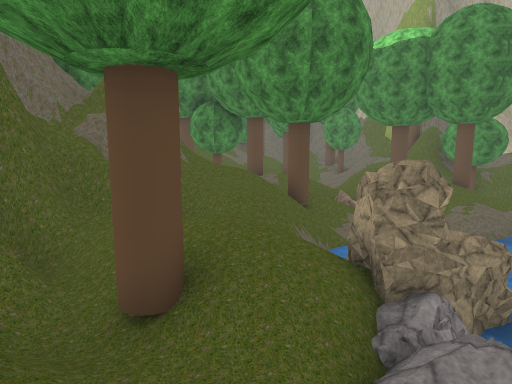
view 1 (above)

21 first-person views from a walk through a 3-D level made in the Unity game engine. The camera is 1.3 m above the floor, tilts 8° down and sees 75° across. The floor is counted in squares, 1.33 m on a side. Each view is taken from the middle of a square. On the plan, view 1 faces up. The plan holds only what a view shows up to about 12 squares ahead; the rest is blank. The place goes on beyond the plan. Some trees and plants on the terrain are drawn as simple stand-ins. The player character is not drawn. Some surface patterns are stand-ins.

view 2
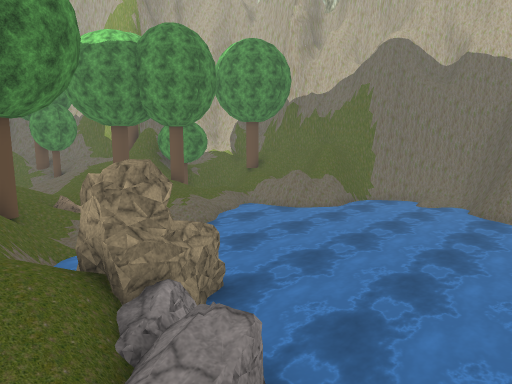

view 3
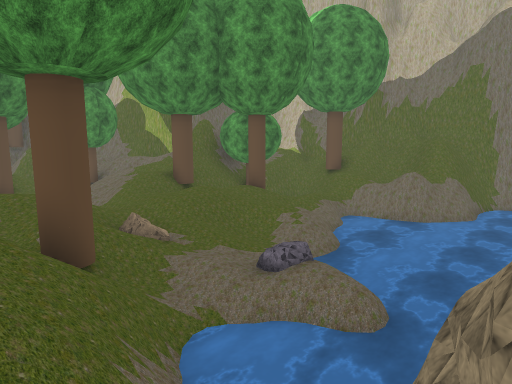

view 4
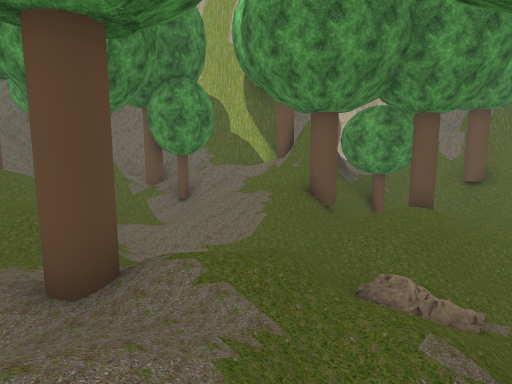

view 5
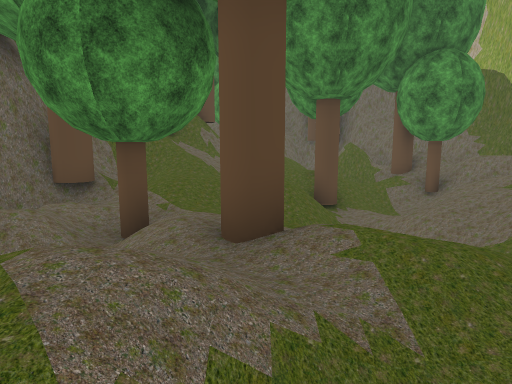

view 6
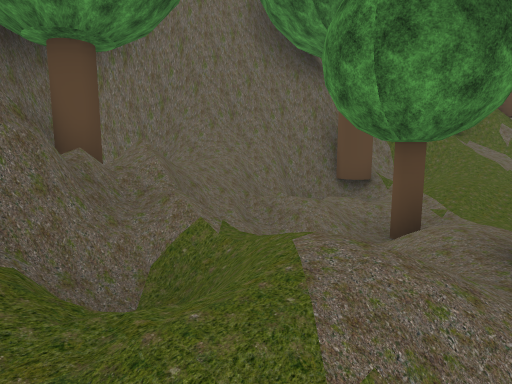

view 7
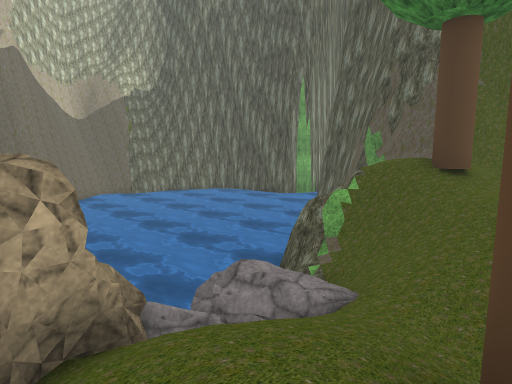

view 8
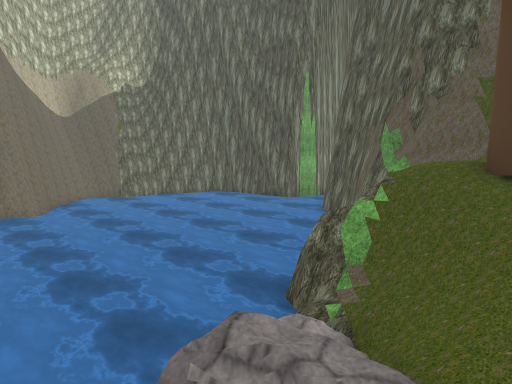

view 9
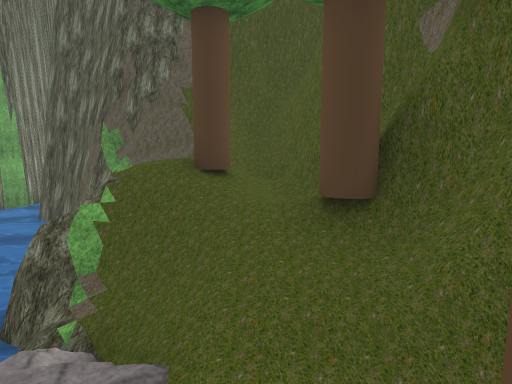

view 10
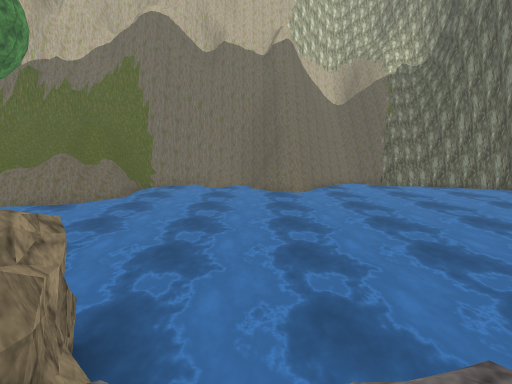

view 11
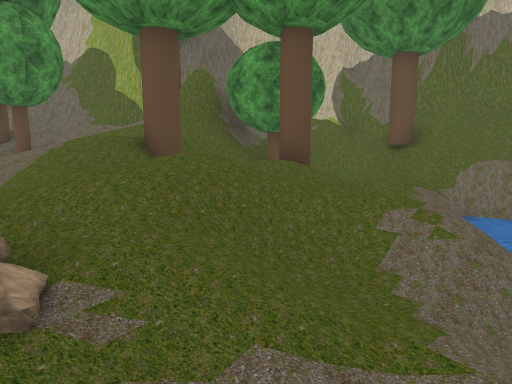

view 12
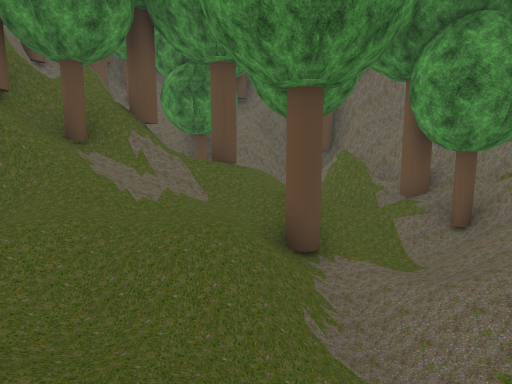

view 13
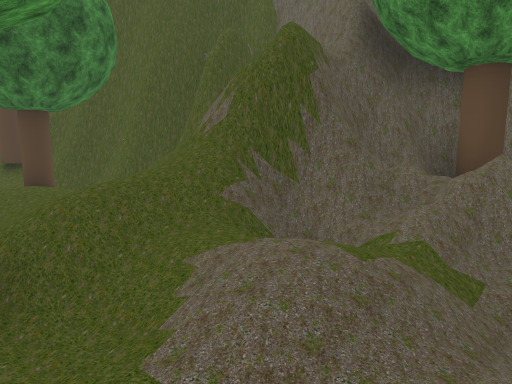

view 14
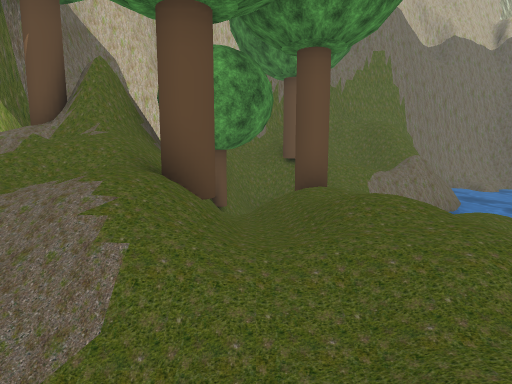

view 15
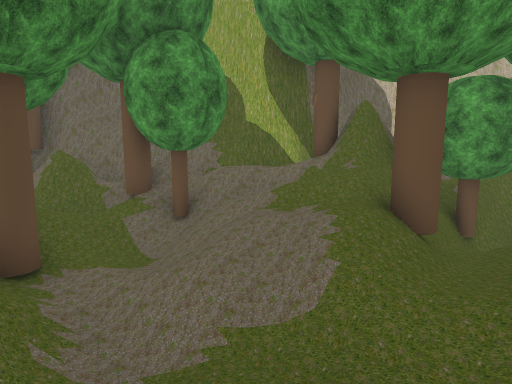

view 16
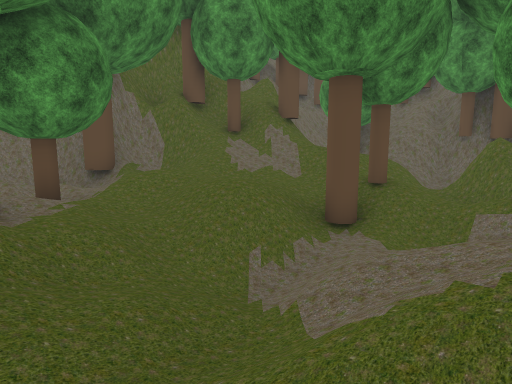

view 17
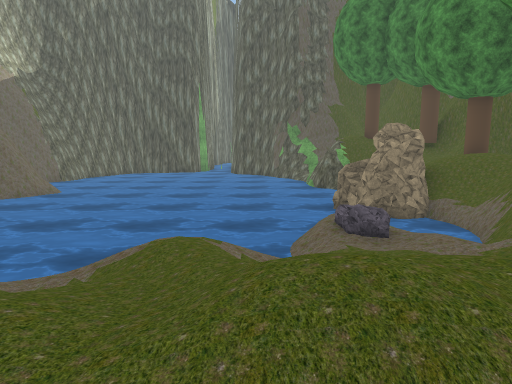

view 18
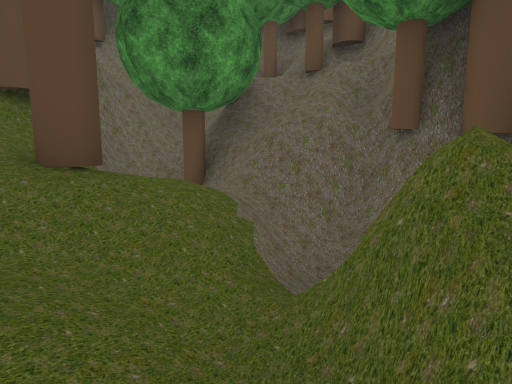

view 19
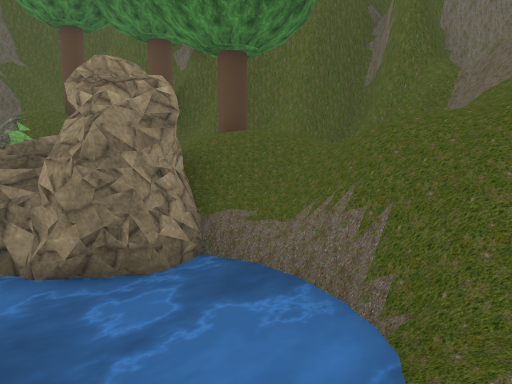

view 20
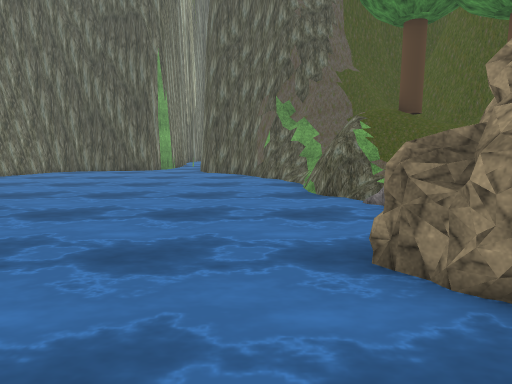

view 21
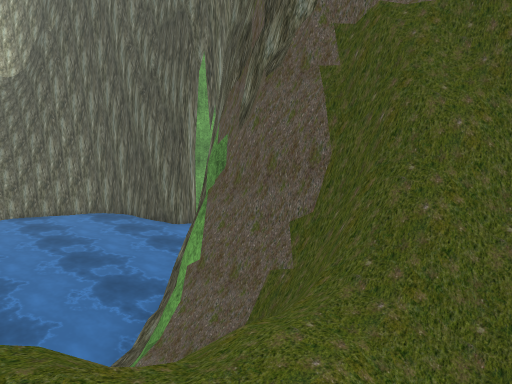

### Floor plan
Key: @ floor where view 1 was taken; # wall or solid block; . main floor; : floor 0.25 m higher than the main floor; - floor 0.25 m lower than the main floor; + floor 0.5 m higher than the main floor; _ floor 0.5 m lower than the main floor; * floor 0.75 m higher than the main floor; < floor 0.75 m lower than the main floor; % floor 1 m higher than the main floor; ( floor 1 m lower than the main floor; & floor 1.25 m higher than the main floor; ! floor 1.25 m lower than the main floor; / step, stairs or slope; = window, fence, low wall or low ledge; ~ water the walk can cross; ≈ water the walk keeps out of; v drop or lower ground; T tree; R rock; O other object.
Columns run from 6 left of view 1 to 14 right of it. Each row starts with its distance up from view 1.
 25          #
 24      ###T##
 23    ####//##
 22    ##= //###
 21   ##TTT///#####
 20   ##T///T-/T+##
 19  ##///./T//TT/##
 18  ###//./T/////##
 17  ##///:////.//##
 16  ##T////!//////###
 15 ###.TT-//(//TTTT#####
 14 #=::_T.////__// //=:#
 13 #*//_/T//////-T  /TT#
 12 TT%=///////////////+=
 11 ##%=/////////<(/≈/._#
 10 #####//T///!//≈≈≈v-=#
  9  ####///////~≈≈≈≈≈O=#
  8  ###=//v≈≈//≈≈≈≈≈≈≈v=
  7   ##////≈≈≈≈≈≈≈≈≈≈≈≈≈
  6   #==///RR≈≈≈≈≈≈≈≈≈≈≈
  5  ##=/://RR≈≈≈≈≈≈≈≈≈≈≈
  4  ###//:/RR≈≈≈≈≈≈≈≈≈≈≈
  3    #<T// ≈≈≈≈≈≈≈≈≈≈≈≈
  2    ##/-/R≈≈≈≈≈≈≈≈≈≈≈≈
  1     #////≈≈≈≈≈≈≈≈≈≈≈≈
  0     #T@/##≈≈≈≈≈≈≈≈≈≈
 -1     #//T%v≈≈≈≈≈≈≈≈≈≈
 -2     ##/& v≈≈≈≈≈≈≈≈≈≈
 -3      #///(≈≈≈≈≈≈≈≈≈≈
 -4      #/=vv≈≈≈≈≈≈≈≈≈≈≈
 -5      ######≈≈≈≈≈≈≈≈≈≈
 -6      ##   ##≈≈≈≈≈≈≈≈
 -7            ###≈≈≈≈≈

Positions as (right, up) in squares from view 1, and headings:
1: (0, 0), facing up
2: (0, 0), facing up-right
3: (0, 5), facing up-right
4: (-1, 10), facing up-right
5: (0, 10), facing up
6: (0, 10), facing up-left
7: (-1, 5), facing down-right
8: (0, 4), facing down-right
9: (0, 4), facing down
10: (1, 3), facing right
11: (3, 9), facing up-right
12: (1, 13), facing up
13: (1, 13), facing down-left
14: (2, 14), facing right
15: (1, 13), facing up-right
16: (5, 13), facing up-left
17: (6, 14), facing down
18: (4, 20), facing up-left
19: (4, 9), facing down-left
20: (5, 8), facing down
21: (0, -2), facing down-right
